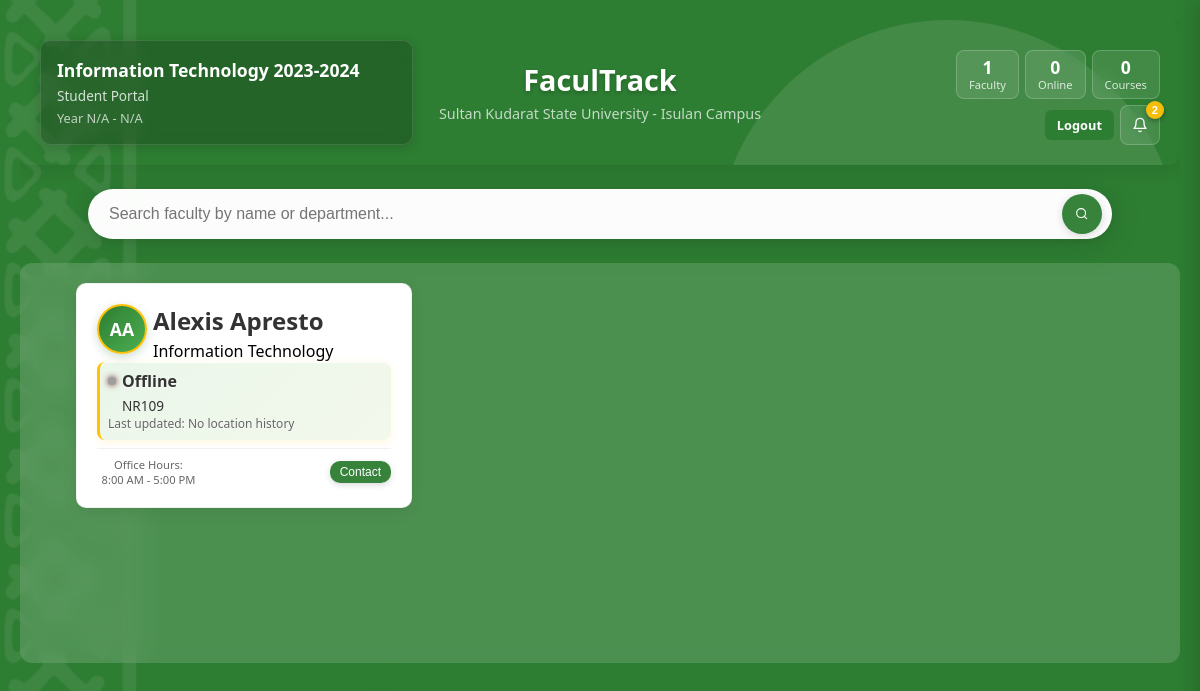
Page /home.php (signed in) on the committed database.
### tables this page shows
CREATE TABLE `classes` (
  `class_id` int(11) NOT NULL,
  `user_id` int(11) NOT NULL,
  `class_code` varchar(20) NOT NULL,
  `class_name` varchar(100) NOT NULL,
  `year_level` int(11) NOT NULL,
  `semester` enum('1st','2nd','Summer') NOT NULL,
  `academic_year` varchar(10) NOT NULL,
  `program_chair_id` int(11) NOT NULL,
  `created_at` timestamp NOT NULL DEFAULT current_timestamp(),
  `updated_at` timestamp NOT NULL DEFAULT current_timestamp() ON UPDATE current_timestamp(),
  `is_active` tinyint(1) DEFAULT 1,
  `total_students` int(11) DEFAULT 0
);

CREATE TABLE `faculty` (
  `faculty_id` int(11) NOT NULL,
  `user_id` int(11) NOT NULL,
  `employee_id` varchar(20) DEFAULT NULL,
  `program` varchar(100) DEFAULT NULL,
  `current_location` varchar(255) DEFAULT 'Not Available',
  `last_location_update` timestamp NOT NULL DEFAULT current_timestamp(),
  `last_activity` timestamp NOT NULL DEFAULT current_timestamp(),
  `office_hours` varchar(100) DEFAULT NULL,
  `contact_email` varchar(100) DEFAULT NULL,
  `contact_phone` varchar(20) DEFAULT NULL,
  `status` enum('Available','In Meeting','On Leave') DEFAULT 'Available',
  `created_at` timestamp NOT NULL DEFAULT current_timestamp(),
  `updated_at` timestamp NOT NULL DEFAULT current_timestamp() ON UPDATE current_timestamp(),
  `is_active` tinyint(1) DEFAULT 0
);

CREATE TABLE `users` (
  `user_id` int(11) NOT NULL,
  `username` varchar(50) NOT NULL,
  `password` varchar(255) NOT NULL,
  `full_name` varchar(100) NOT NULL,
  `role` enum('faculty','program_chair','campus_director','class') NOT NULL,
  `created_at` timestamp NOT NULL DEFAULT current_timestamp(),
  `updated_at` timestamp NOT NULL DEFAULT current_timestamp() ON UPDATE current_timestamp(),
  `is_active` tinyint(1) DEFAULT 1
);

### assets/php/announcement_functions.php (called while the page is built, shortened)
<?php
function fetchAnnouncements($pdo, $userRole, $limit = 10) {
    $targetAudiences = ['all'];
    switch ($userRole) {
        case 'class':
            $targetAudiences[] = 'class';
            $targetAudiences[] = 'classes';
            break;
    }
    $where = implode(' OR ', array_fill(0, count($targetAudiences), "FIND_IN_SET(?, a.target_audience) > 0"));
    $announcements_query = "
        SELECT a.*, u.full_name as created_by_name,
               DATE_FORMAT(a.created_at, '%M %d, %Y at %h:%i %p') as formatted_date,
               CASE
                   WHEN a.created_at > DATE_SUB(NOW(), INTERVAL 2 HOUR) THEN CONCAT(TIMESTAMPDIFF(MINUTE, a.created_at, NOW()), ' minutes ago')
                   WHEN a.created_at > DATE_SUB(NOW(), INTERVAL 24 HOUR) THEN CONCAT(TIMESTAMPDIFF(HOUR, a.created_at, NOW()), ' hours ago')
                   WHEN a.created_at > DATE_SUB(NOW(), INTERVAL 7 DAY) THEN CONCAT(TIMESTAMPDIFF(DAY, a.created_at, NOW()), ' days ago')
                   ELSE '1 week ago'
               END as time_ago
        FROM announcements a
        JOIN users u ON a.created_by = u.user_id
        WHERE a.is_active = TRUE
        AND ($where)
        ORDER BY a.created_at DESC
        LIMIT " . intval($limit);
    $stmt = $pdo->prepare($announcements_query);
    $stmt->execute($targetAudiences);
    return $stmt->fetchAll(PDO::FETCH_ASSOC);
}
?>

### assets/php/common_utilities.php (called while the page is built, shortened)
<?php
function getInitials($name) {
    $words = explode(' ', $name);
    $initials = '';
    foreach ($words as $word) {
        if (!empty($word)) {
            $initials .= strtoupper($word[0]);
        }
    }
    return substr($initials, 0, 2);
}
function getFacultyStatusSQL() {
    return "CASE
        WHEN f.last_location_update > DATE_SUB(NOW(), INTERVAL 30 MINUTE) THEN 'available'
        WHEN f.last_location_update > DATE_SUB(NOW(), INTERVAL 2 HOUR) THEN 'busy'
        ELSE 'offline'
    END as status";
}
function getTimeAgoSQL() {
    return "COALESCE(
        (SELECT CASE
            WHEN lh.time_set > DATE_SUB(NOW(), INTERVAL 30 MINUTE) THEN CONCAT(TIMESTAMPDIFF(MINUTE, lh.time_set, NOW()), ' minutes ago')
            WHEN lh.time_set > DATE_SUB(NOW(), INTERVAL 24 HOUR) THEN CONCAT(TIMESTAMPDIFF(HOUR, lh.time_set, NOW()), ' hours ago')
            WHEN lh.time_set > DATE_SUB(NOW(), INTERVAL 7 DAY) THEN CONCAT(TIMESTAMPDIFF(DAY, lh.time_set, NOW()), ' days ago')
            ELSE 'Over a week ago'
        END
        FROM location_history lh
        WHERE lh.faculty_id = f.faculty_id
        ORDER BY lh.time_set DESC
        LIMIT 1),
        'No location history'
    ) as last_updated";
}
?>

### home.php (the view, shortened to what this page needs)
<?php
require_once 'assets/php/common_utilities.php';
$pdo = get_db_connection();
$pdo->exec("SET time_zone = '+08:00'");
$user_id = $_SESSION['user_id'];
$class_info = getClassInfo($pdo, $user_id);
$class_id = $class_info['class_id'];
$faculty_data = getClassFacultyHome($pdo, $class_id);
require_once 'assets/php/announcement_functions.php';
$announcements = fetchAnnouncements($pdo, $_SESSION['role'], 10);
function getClassInfo($pdo, $user_id) {
    $class_query = "SELECT class_id, class_code, class_name FROM classes WHERE user_id = ? AND is_active = TRUE";
    $stmt = $pdo->prepare($class_query);
    $stmt->execute([$user_id]);
    return $stmt->fetch(PDO::FETCH_ASSOC);
}
function getClassFacultyHome($pdo, $class_id) {
    $faculty_query = "
        SELECT DISTINCT f.faculty_id, u.full_name as faculty_name, f.program, f.current_location, f.last_location_update,
               f.office_hours, f.contact_email, f.contact_phone,
               " . getFacultyStatusSQL() . ",
               " . getTimeAgoSQL() . "
        FROM faculty f
        JOIN users u ON f.user_id = u.user_id
        JOIN schedules s ON f.faculty_id = s.faculty_id
        WHERE u.is_active = TRUE AND s.is_active = TRUE AND s.class_id = ?
        ORDER BY u.full_name";
    $stmt = $pdo->prepare($faculty_query);
    $stmt->execute([$class_id]);
    return $stmt->fetchAll(PDO::FETCH_ASSOC);
}
?>
<!DOCTYPE html>
<html lang="en">
<head>
    <link rel="stylesheet" href="assets/css/theme.css">
    <link rel="stylesheet" href="assets/css/style.css">
</head>
<body>
    <div class="main-container">
        <div class="content-wrapper" id="contentWrapper">
            <?php
            $online_faculty = count(array_filter($faculty_data, function($faculty) {
                return $faculty['status'] === 'available';
            }));
            $header_config = [
                'page_title' => 'FaculTrack',
                'page_subtitle' => 'Sultan Kudarat State University - Isulan Campus',
                'user_name' => $class_info['class_name'],
                'user_role' => 'Student Portal',
                'user_details' => 'Year ' . ($class_info['year_level'] ?? 'N/A') . ' - ' . ($class_info['semester'] ?? 'N/A'),
                'announcements_count' => count($announcements),
                'announcements' => $announcements,
                'stats' => [
                    ['label' => 'Faculty', 'value' => count($faculty_data)],
                    ['label' => 'Online', 'value' => $online_faculty],
                    ['label' => 'Courses', 'value' => count(array_unique(array_column($faculty_data, 'course_code')))]
                ]
            ];
            include 'assets/php/page_header.php';
            ?>
            <div class="search-bar">
                <input type="text" class="search-input" placeholder="Search faculty by name or department..." id="searchInput">
                <button class="search-btn" onclick="searchFaculty()">
                    <svg class="feather"><use href="#search"></use></svg>
                </button>
            </div>
            <div class="home-content-wrapper">
                <div class="faculty-grid" id="facultyGrid">
                <?php if (empty($faculty_data)): ?>
                <div class="empty-state">
                    <h3>No faculty assigned</h3>
                    <p>No faculty members are currently assigned to your class schedules</p>
                </div>
                <?php else: ?>
                <?php foreach ($faculty_data as $faculty): ?>
                <div class="faculty-card" data-name="<?php echo htmlspecialchars($faculty['faculty_name']); ?>" data-program="<?php echo htmlspecialchars($faculty['program']); ?>" data-faculty-id="<?php echo $faculty['faculty_id']; ?>">
                    <div class="faculty-avatar"><?php echo getInitials($faculty['faculty_name']); ?></div>
                    <div class="faculty-name"><?php echo htmlspecialchars($faculty['faculty_name']); ?></div>
                    <div class="faculty-program"><?php echo htmlspecialchars($faculty['program']); ?></div>
                    <div class="location-info">
                        <div class="location-status">
                            <span class="status-dot status-<?php echo $faculty['status']; ?>"></span>
                            <span class="location-text">
                                <?php
                                    switch($faculty['status']) {
                                        case 'offline': echo 'Offline'; break;
                                    }
                                ?>
                            </span>
                        </div>
                        <div style="margin-left: 14px; color: #333; font-weight: 500; font-size: 0.85rem;">
                            <?php echo htmlspecialchars($faculty['current_location']); ?>
                        </div>
                        <div class="time-info">Last updated: <?php echo $faculty['last_updated']; ?></div>
                    </div>
                    <div class="contact-info">
                        <div class="office-hours">
                            Office Hours:<br><?php echo htmlspecialchars($faculty['office_hours'] ?? 'Not specified'); ?>
                        </div>
                        <?php if (!empty($faculty['contact_email'])): ?>
                        <button class="contact-btn" onclick="contactFaculty('<?php echo htmlspecialchars($faculty['contact_email']); ?>')">
                            Contact
                        </button>
                        <?php endif; ?>
                    </div>
                </div>
                <?php endforeach; ?>
                <?php endif; ?>
                </div>
            </div>
        </div>
    </div>
</body>
</html>

### assets/php/page_header.php (shortened to what this page needs)
<?php
$page_title = $header_config['page_title'] ?? 'FaculTrack';
$page_subtitle = $header_config['page_subtitle'] ?? 'Sultan Kudarat State University - Isulan Campus';
$user_name = $header_config['user_name'] ?? 'Unknown User';
$user_role = $header_config['user_role'] ?? '';
$user_details = $header_config['user_details'] ?? '';
$stats = $header_config['stats'] ?? [];
$announcements_count = $header_config['announcements_count'] ?? 0;
$show_announcements_toggle = $header_config['show_announcements_toggle'] ?? true;
require_once 'assets/php/announcement_functions.php';
?>
<div class="page-header">
    <div class="header-content">
        <div class="header-left">
            <div class="user-info">
                <div class="user-name"><?php echo htmlspecialchars($user_name); ?></div>
                <?php if ($user_role): ?>
                    <div class="user-role"><?php echo htmlspecialchars($user_role); ?></div>
                <?php endif; ?>
                <?php if ($user_details): ?>
                    <div class="user-details"><?php echo htmlspecialchars($user_details); ?></div>
                <?php endif; ?>
            </div>
        </div>
        <div class="header-middle">
            <h1 class="page-title"><?php echo str_replace(' - ', "\n", htmlspecialchars($page_title)); ?></h1>
            <p class="page-subtitle"><?php echo htmlspecialchars($page_subtitle); ?></p>
        </div>
        <div class="header-right">
            <?php if (!empty($stats)): ?>
                <div class="header-stats">
                    <?php foreach ($stats as $stat): ?>
                        <div class="header-stat">
                            <div class="header-stat-number"><?php echo htmlspecialchars($stat['value']); ?></div>
                            <div class="header-stat-label"><?php echo htmlspecialchars($stat['label']); ?></div>
                        </div>
                    <?php endforeach; ?>
                </div>
            <?php endif; ?>
            <div class="header-actions">
                <a href="logout.php" class="logout-btn">Logout</a>
                <?php if ($show_announcements_toggle): ?>
                    <button class="announcement-toggle" onclick="toggleSidebar()">
                        <svg class="feather"><use href="#bell"></use></svg>
                        <?php if ($announcements_count > 0): ?>
                            <span class="announcement-badge"><?php echo $announcements_count; ?></span>
                        <?php endif; ?>
                    </button>
                <?php endif; ?>
            </div>
        </div>
    </div>
</div>

### assets/css/theme.css (style rules this page uses)
:root { --primary-green: #2d7d32; --primary-green-dark: #1a5e20; --primary-green-light: #4caf50; --primary-green-lighter: #81c784; --bg-primary: #2d7d32; --bg-overlay: rgba(26, 94, 32, 0.95); --bg-glass: rgba(255, 255, 255, 0.98); --bg-glass-light: rgba(255, 255, 255, 0.95); --bg-glass-semi: rgba(255, 255, 255, 0.9); --bg-dark-glass: rgba(0, 0, 0, 0.2); --bg-modal: rgba(255, 255, 255, 0.98); --text-primary: #333; --text-secondary: #666; --text-light: rgba(255, 255, 255, 0.9); --text-muted: rgba(0, 0, 0, 0.6); --text-white: #ffffff; --text-green-primary: #1a5e20; --text-green-secondary: #2d7d32; --status-available-bg: rgba(232, 245, 232, 0.95); --status-available-text: #155724; --status-busy-bg: rgba(255, 243, 205, 0.95); --status-busy-text: #856404; --status-offline-bg: rgba(255, 235, 238, 0.95); --status-offline-text: #721c24; --priority-high-bg: rgba(255, 235, 238, 0.9); --priority-high-text: #d32f2f; --priority-medium-bg: rgba(255, 243, 205, 0.9); --priority-medium-text: #f57c00; --priority-low-bg: rgba(232, 245, 232, 0.9); --priority-low-text: #388e3c; --success-bg: rgba(232, 245, 232, 0.95); --success-text: #1b5e20; --success-border: #2d7d32; --error-bg: rgba(255, 235, 238, 0.95); --error-text: #c62828; --error-border: #c62828; --btn-primary-bg: rgba(45, 125, 50, 0.95); --btn-primary-hover: rgba(26, 94, 32, 0.95); --btn-secondary-bg: rgba(255, 255, 255, 0.95); --btn-secondary-border: rgba(0, 0, 0, 0.12); --btn-secondary-hover: rgba(245, 245, 245, 0.95); --btn-delete-bg: rgba(220, 53, 69, 0.95); --btn-delete-hover: rgba(200, 35, 51, 0.95); --btn-blue-bg: rgba(0, 123, 255, 0.95); --btn-blue-hover: rgba(0, 86, 179, 0.95); --btn-export-bg: rgba(40, 167, 69, 0.95); --btn-export-hover: rgba(33, 136, 56, 0.95); --border-light: rgba(255, 255, 255, 0.08); --border-dark: rgba(0, 0, 0, 0.06); --border-medium: rgba(0, 0, 0, 0.12); --border-focus: rgba(45, 125, 50, 0.5); --shadow-light: 0 2px 10px rgba(0, 0, 0, 0.08); --shadow-medium: 0 4px 15px rgba(0, 0, 0, 0.12); --shadow-heavy: 0 10px 30px rgba(0, 0, 0, 0.15); --shadow-modal: 0 10px 40px rgba(0, 0, 0, 0.25); --warning-color: #ffc107; --warning-dark: #ff9800; --accent-gradient: linear-gradient(135deg, #2d7d32 0%, #4caf50 100%); --faculty-card-bg: #ffffff; --faculty-card-shadow: 0 4px 15px rgba(0, 0, 0, 0.08); --faculty-card-hover-shadow: 0 10px 30px rgba(0, 0, 0, 0.15); --faculty-avatar-bg: linear-gradient(135deg, #2d7d32 0%, #4caf50 100%); --faculty-avatar-border: #ffc107; --action-btn-bg: rgba(255, 255, 255, 0.95); --action-btn-border: rgba(45, 125, 50, 0.5); --action-btn-hover-bg: rgba(45, 125, 50, 0.95); --transition-fast: 0.15s cubic-bezier(0.4, 0.0, 0.2, 1); --transition-normal: 0.25s cubic-bezier(0.4, 0.0, 0.2, 1); --transition-slow: 0.4s cubic-bezier(0.4, 0.0, 0.2, 1); --transition-bounce: 0.4s cubic-bezier(0.68, -0.55, 0.265, 1.55); --radius-sm: 6px; --radius-md: 10px; --radius-lg: 15px; --radius-xl: 20px; --radius-round: 50%; }

### rows in the picture
classes: class_name "Information Technology 2023-2024"
faculty: user.full_name "AA", user.full_name "Alexis Apresto", program "Information Technology", current_location "NR109", last_updated "No location history", office_hours "8:00 AM - 5:00 PM"

### other values in the picture
$user_role "Student Portal"
$user_details "Year N/A - N/A"
str_replace(' - ', "\n", htmlspecialchars($page_title)) "FaculTrack"
$page_subtitle "Sultan Kudarat State University - Isulan Campus"
$stat['value'] "1"
$stat['label'] "Faculty"
$stat['value'] "0"
$stat['label'] "Online"
$stat['label'] "Courses"
$announcements_count "2"
